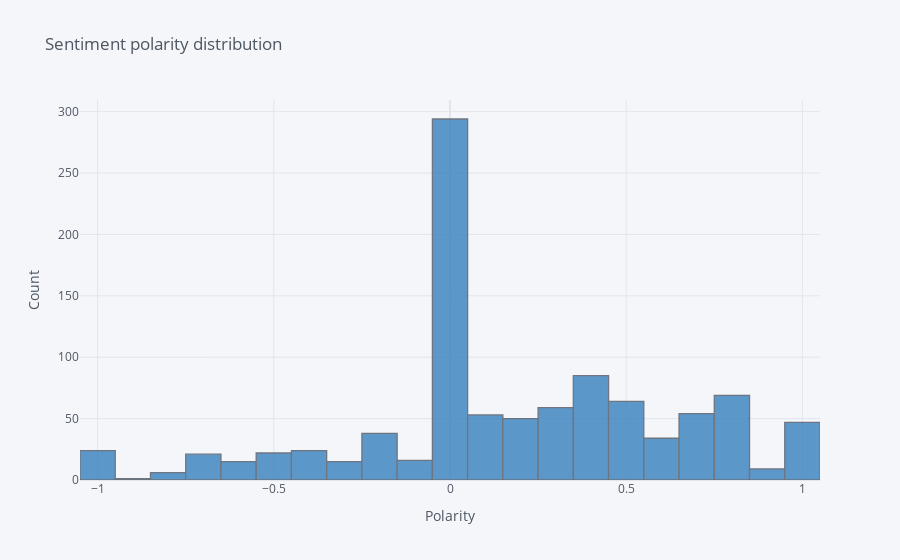

The code cell stored with this chart in its notebook:
### Code cell
data2['Polaritate'].iplot(kind = 'hist', colors = 'blue', bins = 30, 
                         xTitle = 'Polarity', yTitle = 'Count',
                         title = 'Sentiment polarity distribution')

### Figure 1 — Plotly figure (JSON) as saved in the notebook; plotly's stock layout.template omitted (floating-point values rounded to 4 significant figures; data arrays with more than 128 entries replaced by an {"elided": "..."} marker saying what was removed)
{"data": [{"histfunc": "count", "histnorm": "", "marker": {"color": "rgba(55, 128, 191, 1.0)", "line": {"color": "#4D5663", "width": 1.3}}, "name": "Polaritate", "nbinsx": 30, "opacity": 0.8, "orientation": "v", "type": "histogram", "x": {"elided": "1000 float values"}}], "layout": {"barmode": "overlay", "legend": {"bgcolor": "#F5F6F9", "font": {"color": "#4D5663"}}, "paper_bgcolor": "#F5F6F9", "plot_bgcolor": "#F5F6F9", "title": {"font": {"color": "#4D5663"}, "text": "Sentiment polarity distribution"}, "xaxis": {"gridcolor": "#E1E5ED", "showgrid": true, "tickfont": {"color": "#4D5663"}, "title": {"font": {"color": "#4D5663"}, "text": "Polarity"}, "zerolinecolor": "#E1E5ED"}, "yaxis": {"gridcolor": "#E1E5ED", "showgrid": true, "tickfont": {"color": "#4D5663"}, "title": {"font": {"color": "#4D5663"}, "text": "Count"}, "zerolinecolor": "#E1E5ED"}}}
